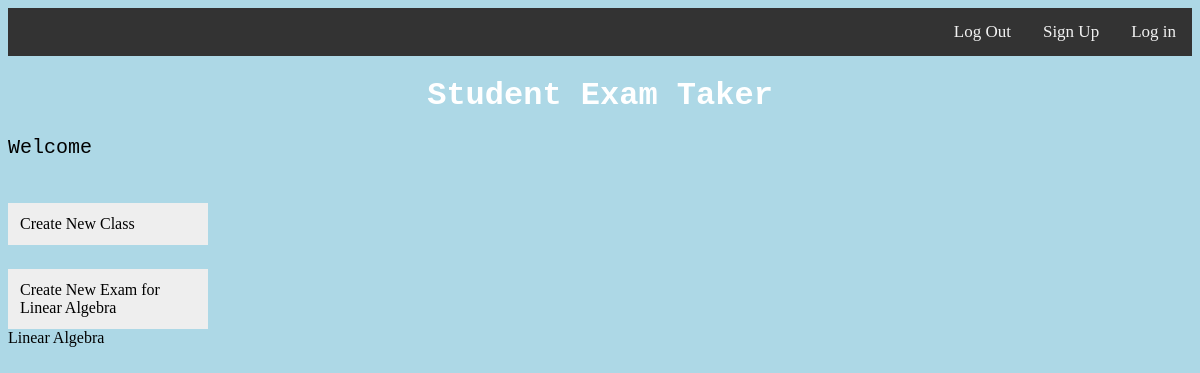
The page /profile/2 (signed in) on the database as committed earlier.
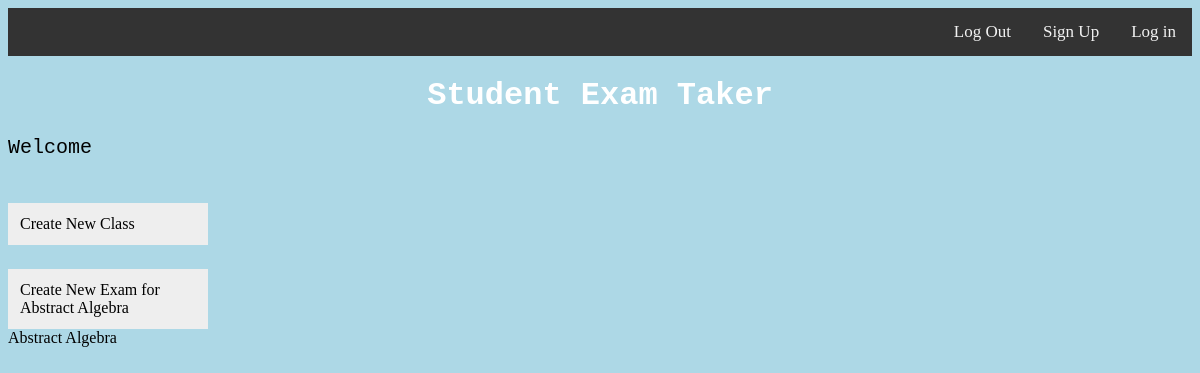
The same page on the database as committed later.
### exam_backend/models.py (models this page shows)
class Course(db.Model):
    id = db.Column(db.Integer, primary_key=True)  # primary keys are required by SQLAlchemy
    name = db.Column(db.String, unique = True)
    teacher = db.Column(db.Integer, db.ForeignKey('user.id'), nullable=False)
    school = db.Column(db.String)
    exams = db.relationship("Exam", backref="course_exams", lazy = True)

### exam_backend/main.py (the view)
@main.route("/profile/<int:course_id>")
@login_required
def view_course(course_id):
    selected_course = Course.query.get(course_id)
    if selected_course.teacher != current_user.id:
        flash("You are not authorized to view this resource")
        return redirect(url_for("main.profile"))
    return render_template("view_course.html", selected_course = selected_course, courses=current_user.courses)

### exam_backend/__init__.py (called while the page is built)
def create_app():
    app.config['SECRET_KEY'] = os.urandom(256)
    app.config['SQLALCHEMY_DATABASE_URI'] = 'sqlite:///db.sqlite'
    app.config["SQLALCHEMY_TRACK_MODIFICATIONS"] = False
    app.config['TEMPLATES_AUTO_RELOAD'] = True
    lm = LoginManager()
    lm.login_view = 'auth.login'
    lm.init_app(app)
    @lm.user_loader
    def load_user(user_id):
        return User.query.get(int(user_id))
    from .auth import auth as auth_blueprint
    app.register_blueprint(auth_blueprint, name="auth")
    from .main import main as main_blueprint
    app.register_blueprint(main_blueprint, name="main")
    from .dashboard import dashboard
    app.register_blueprint(dashboard, name="dashboard")
    return app

### exam_backend/templates/view_course.html (shortened to what this page needs)
<!DOCTYPE html>
<html lang="en">
<head>
    <link rel="stylesheet" href="{{ url_for('static', filename='css/styles.css') }}">
</head>
 <div class="topnav">
  <a href="{{ url_for('auth.login') }}">Log in</a>
 <a href="{{ url_for('auth.signup') }}">Sign Up</a>
 <a href="{{ url_for('auth.logout') }}">Log Out</a>
</div>
<body>
<h1>Student Exam Taker</h1>
<p>Welcome {{ email }}</p>
<div class="vertical-menu">
  <a href="#" class="active"><a href="{{ url_for('main.add_new_course') }}">Create New Class</a></a>
</div>
<div class="vertical-menu">
  <a href="#" class="active"><a href="{{ url_for('main.createExam', course_id=selected_course.id) }}">Create New Exam for {{ selected_course.name}}</a></a>
{{ selected_course.name}}
</div>
</body>
</html>

### exam_backend/static/css/styles.css (style rules this page uses)
body { background-color: lightblue; }
h1 { color: white; text-align: center; font-family: Courier, serif; }
p { font-family: Courier, serif; font-size: 20px; }
.topnav { background-color: #333; overflow: hidden; }
.topnav a { float: right; color: #f2f2f2; text-align: center; padding: 14px 16px; text-decoration: none; font-size: 17px; }
.vertical-menu { width: 200px; }
.vertical-menu a { background-color: #eee; color: black; display: block; padding: 12px; text-decoration: none; }
.vertical-menu a.active { background-color: lightblue; color: white; }

Rows that differ between the two databases and show on the page:
changed Course: name "Linear Algebra" → "Abstract Algebra"
